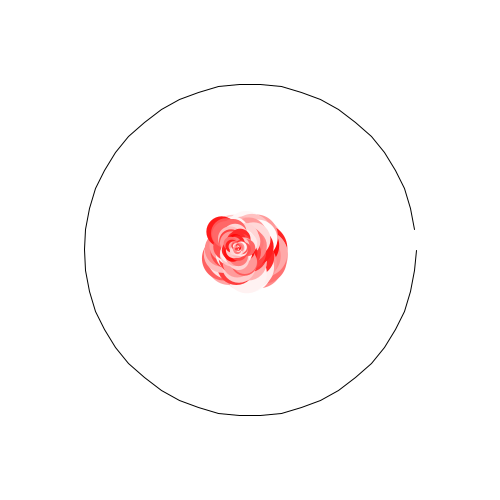
Frame 1 (no input)
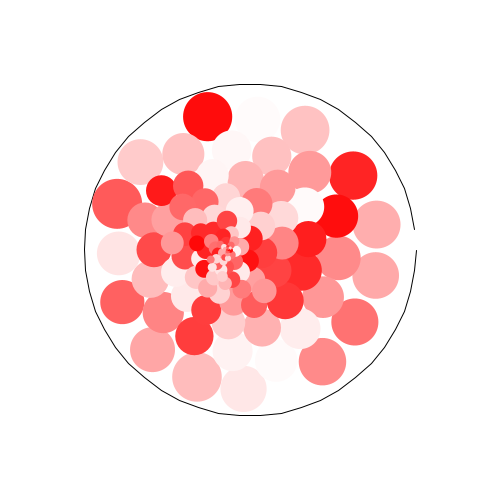
Frame 60 (the mouse pressed at the canvas centre just before this capture)
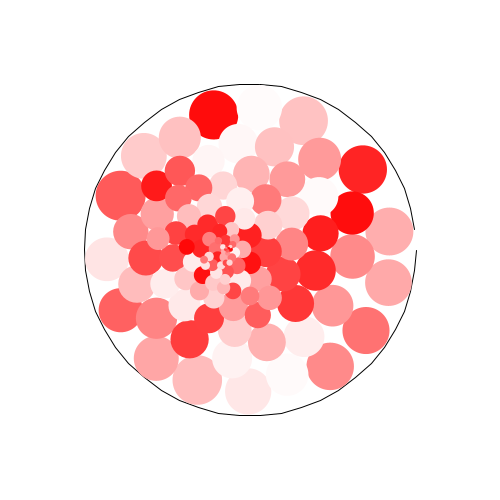
Frame 120 (the mouse held since frame 60 and released just before this capture)

The Processing sketch that drew these frames (run headless with seeded random() and noise(); from frame 60 on, the mouse is pressed at the canvas centre):

// Processing sketch: Circle_in_ConvexHull
// ── Circle_in_ConvexHull.pde
int n = 120;
float aSize;
float basehue = 0;
ArrayList<Agent> agents = new ArrayList<Agent>();
Polygon polygon;

void setup(){
  size(500, 500);
  //fullScreen();
  aSize = float(height)/20;
  colorMode(HSB, 360, 100, 100, 100);
  polygon = new Polygon();
  for(int i = 0; i < 50; i++){
    polygon.vertices.add(PVector.fromAngle(map(i, 0, 50, 0, TWO_PI)).mult(height/3));
  }
  polygon.calcCentroid();
  for(int i = 0; i < n; i++){
    agents.add(new Agent(float(n-i)/n*aSize));
  }
}

void keyPressed(){
  if(key == 'r'){
    basehue = random(360);
    agents = new ArrayList<Agent>();
    for(int i = 0; i < n; i++){
      agents.add(new Agent(float(n-i)/n*aSize));
    }
  }
}

void draw(){
  background(360);
  translate(width/2, height/2);
  noFill();
  stroke(0);
  polygon.show();
  noStroke();
  for(Agent agent : agents){
    agent.update(agents, polygon);
    agent.show();
  }
}

// ── Agent.pde
class Agent{
  PVector pos;
  float r;
  color col;
  
  Agent(float r){
    //pos = new PVector(random(0, width), random(0, height));
    //pos = PVector.random2D().mult(height/2);
    pos = PVector.random2D();
    this.r = r;
    col = color(basehue, random(100), 100);
  }
  
  Agent(){
    this(random(1, 20));
  }
  
  void update(ArrayList<Agent> others, Polygon polygon_){
    PVector toCenter = PVector.sub(polygon_.centroid, this.pos);
    if(!polygon.isInside(pos, r))this.pos.add(toCenter.mult(0.01));
    for(Agent agent : others){
      if(agent != this){
        PVector dp = PVector.sub(agent.pos, this.pos);
        float dst = dp.mag();
        float goalDst = (this.r + agent.r);
        if(dst < goalDst){
          PVector targetPos = PVector.add(this.pos, dp.setMag(goalDst));
          agent.pos = PVector.lerp(targetPos, agent.pos, 0.9);
        }
      }
    }
  }
  
  void show(){
    fill(col);
    ellipse(pos.x, pos.y, r*2, r*2);
  }
}

// ── Polygon.pde
class Polygon{
  ArrayList<PVector> vertices = new ArrayList<PVector>();
  PVector centroid;
  
  void calcCentroid(){
    PVector sum = new PVector();
    for(PVector v : vertices){
      sum.add(v);
    }
    centroid = sum.div(vertices.size());
  }
  
  boolean isInside(PVector pos, float r){//assume clockwise convex hull
    for(int i=0; i<vertices.size(); i++){
      PVector p1 = vertices.get(i);
      PVector p2 = vertices.get((i+1)%vertices.size());
      PVector n = new PVector(-(p2.y - p1.y), p2.x - p1.x).normalize();
      float d = n.dot(p1)-n.dot(pos)+r;
      if(d>0)return false;
    }
    return true;
  }
  
  void show(){
    beginShape();
    for(PVector p : vertices){
      vertex(p.x, p.y);
    }
    endShape();
  }
}
